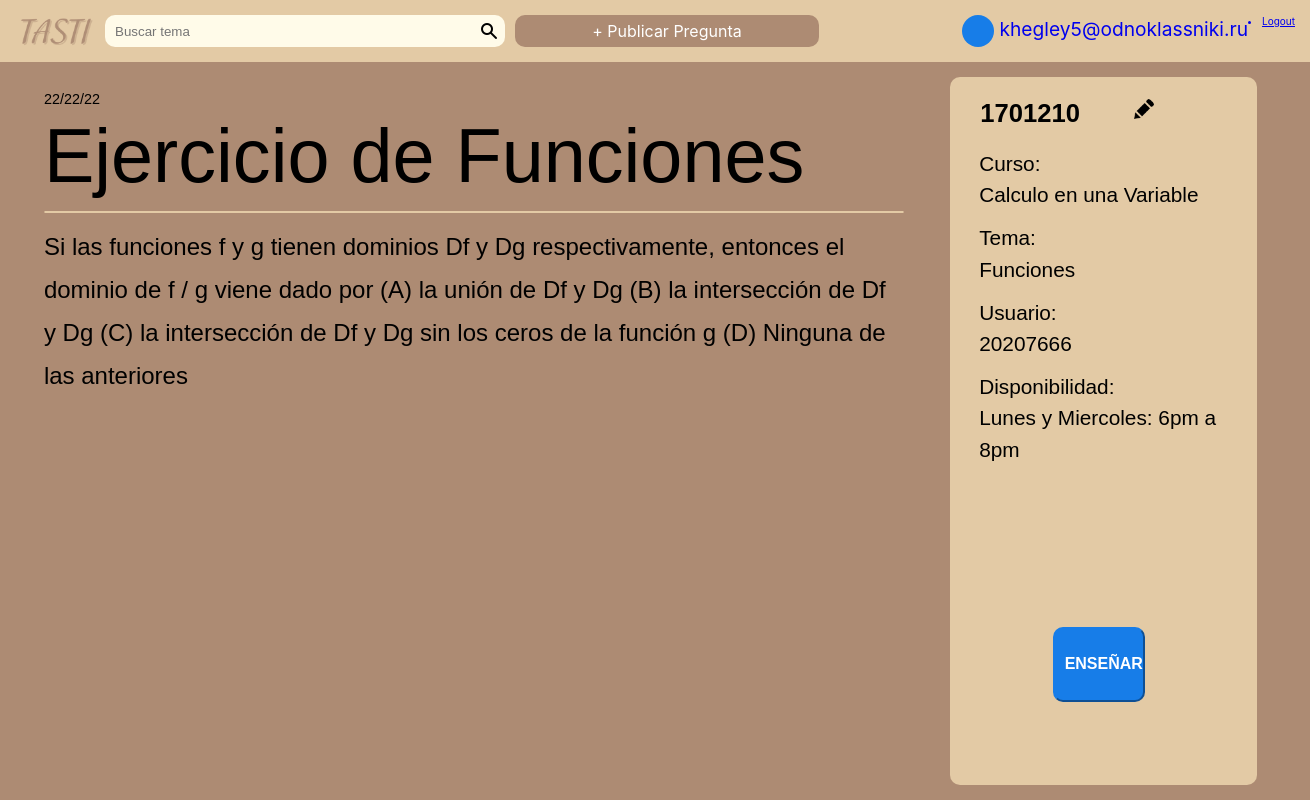
The page /controllers/pregunta.php?action=go_to_show_question&id_pregunta=12 (signed in) on the database its author committed.
### tables this page shows
CREATE TABLE IF NOT EXISTS `pregunta` (
  `id` INT(11) NOT NULL AUTO_INCREMENT,
  `titulo` VARCHAR(255) NOT NULL,
  `descripcion` LONGTEXT NOT NULL,
  `curso` INT(8) NOT NULL,
  `tema` VARCHAR(45) NOT NULL,
  `fecha_publicacion` DATETIME NOT NULL,
  `cui_usuario` INT(8) NOT NULL,
  `disponibilidad` LONGTEXT NOT NULL,
  `estado` INT(1) NOT NULL,
  `fecha_limite` DATETIME NOT NULL,
  `cui_mentor` INT(8) NULL DEFAULT NULL,
  `fecha_meet` DATETIME NULL DEFAULT NULL,
  `link_meet` VARCHAR(45) NULL DEFAULT NULL,
  `reunion_privada` INT(1) NULL DEFAULT NULL,
  `max_participantes` INT(2) NULL DEFAULT NULL,
  `cupos_disponibles` INT(2) NULL DEFAULT NULL,
  PRIMARY KEY (`id`),
  UNIQUE INDEX `id_UNIQUE` (`id` ASC),
  INDEX `cui_pregunta_idx` (`cui_usuario` ASC),
  INDEX `cui_mentor_idx` (`cui_mentor` ASC),
  INDEX `id_curso_idx` (`curso` ASC),
  CONSTRAINT `cui_men`
    FOREIGN KEY (`cui_mentor`)
    REFERENCES `usuario` (`cui`)
    ON DELETE NO ACTION
    ON UPDATE NO ACTION,
  CONSTRAINT `cui_owner`
    FOREIGN KEY (`cui_usuario`)
    REFERENCES `usuario` (`cui`)
    ON DELETE NO ACTION
    ON UPDATE NO ACTION,
  CONSTRAINT `id_curso`
    FOREIGN KEY (`curso`)
    REFERENCES `curso` (`idcurso`)
    ON DELETE NO ACTION
    ON UPDATE NO ACTION);

CREATE TABLE IF NOT EXISTS `curso` (
  `idcurso` INT(8) NOT NULL,
  `nombre` VARCHAR(128) NOT NULL,
  `anio` INT(1) NOT NULL,
  `semestre` INT(1) NOT NULL,
  PRIMARY KEY (`idcurso`),
  UNIQUE INDEX `idcurso_UNIQUE` (`idcurso` ASC));

### config/conexion.php (called while the page is built, shortened)
<?php
class database {
    private $host = 'localhost';
    private $user = 'root';
    private $pass = '';
    private $dbname = 'tasti';
    private $dbh;
    private $stmt;
    public function __construct(){
        $dsn = 'mysql:host='.$this->host.';dbname='.$this->dbname;
        $options = array(
            PDO::ATTR_PERSISTENT => true,
            PDO::ATTR_ERRMODE => PDO::ERRMODE_EXCEPTION
        );
        try {
            $this->dbh = new PDO($dsn, $this->user, $this->pass, $options);
        }catch (PDOException $e) {
            $this->error = $e->getMessage();
            echo $this->error;
        }
    }
    public function query($sql){
        $this->stmt = $this->dbh->prepare($sql);
    }
    public function bind($param, $value, $type = null){
        if(is_null($type)){
            switch(true){
                default:
                    $type = PDO::PARAM_STR;
            }
        }
        $this->stmt->bindValue($param, $value, $type);
    }
    public function execute(){
        return $this->stmt->execute();
    }
    public function rowCount(){
        return $this->stmt->rowCount();
    }
    public function single(){
        $this->execute();
        return $this->stmt->fetch(PDO::FETCH_OBJ);
    }
}

### models/pregunta.php (called while the page is built, shortened)
<?php
require_once __DIR__.'/../config/conexion.php';
class Pregunta {
    private $db;
    public function __construct(){
        $this->db = new database;
    }
    public function findQuestionById($id) {
        $this->db->query("SELECT pregunta.*, curso.nombre 'nombre_curso' FROM pregunta_no_rechazada INNER JOIN pregunta on pregunta_no_rechazada.id=pregunta.id  INNER JOIN curso ON curso.idcurso=pregunta.curso WHERE pregunta.id = :id");
        $this->db->bind(':id', $id);
        $row = $this->db->single();
        if($this->db->rowCount() > 0){
            return $row;
        }else{
            return false;
        }
    }
}

### views/pregunta.php (the view, shortened to what this page needs)
<!DOCTYPE html>
<html lang="es">
    <head>
    </head>
    <body>
        <header>
            <?php
            include __DIR__.'../components/nav_bar.php';
            ?>
        </header>
    <main class="main-usando-navbar ">
        <section class="main__contenido">
            <div class="main__contenido__q-list">
            <div class="main_pregunta">
            <div class="pregunta__contenido">
                <p class="fecha">22/22/22</p>
                <h2><?php echo $data->titulo;?></h2>
                <br/><hr><br/>
                <p class="parrafo"><?php echo $data->descripcion;?></p>
            </div>
            </div>
            </div>
        </section>
        <aside>
            <br/>
            <div class="pregunta__contenido_info">
                <p><?php echo $data->curso;?></p>
                <a href="#"><span class="main_pregunta-icon edit-icon"></span></a>
                <a href="#"><span class="main_pregunta-icon delete-icon"></span></a>
            </div>
            <div class="main_pregunta">
            <div class="pregunta__contenido">
                <p class="info">Curso:</p>
                <p class="info"><?php echo $data->nombre_curso;?></p>
                <br/>
                <p class="info">Tema:</p>
                <p class="info"><?php echo $data->tema;?></p>
                <br/>
                <p class="info">Usuario:</p>
                <p class="info"><?php echo $data->cui_usuario;?></p>
                <br/>
                <p class="info">Disponibilidad:</p>
                <p class="info"><?php echo $data->disponibilidad;?></p>
                <br/>
            </div>
            </div>
            <a href="../views/programar_clase.php?id_pregunta=<?php echo $data->id;?>"><button class="aside__button-log-out">
                ENSE&Ntilde;AR
            </button></a>
        </aside>
    </main>
    </body>
</html>

### rows shown on the page
pregunta: titulo "Ejercicio de Funciones", descripcion "Si las funciones f y g tienen dominios Df y Dg respectivamente, entonces el dominio de f / g viene dado por (A) la unión de Df y Dg (B) la intersección de Df y Dg (C) la intersección de Df y Dg sin los ceros de la función g (D) Ninguna de las anteriores", curso "1701210", curso.nombre "Calculo en una Variable", tema "Funciones", cui_usuario "20207666", disponibilidad "Lunes y Miercoles: 6pm a 8pm"

### other values the page prints
$_SESSION['usersEmail'] "khegley5@odnoklassniki.ru"
